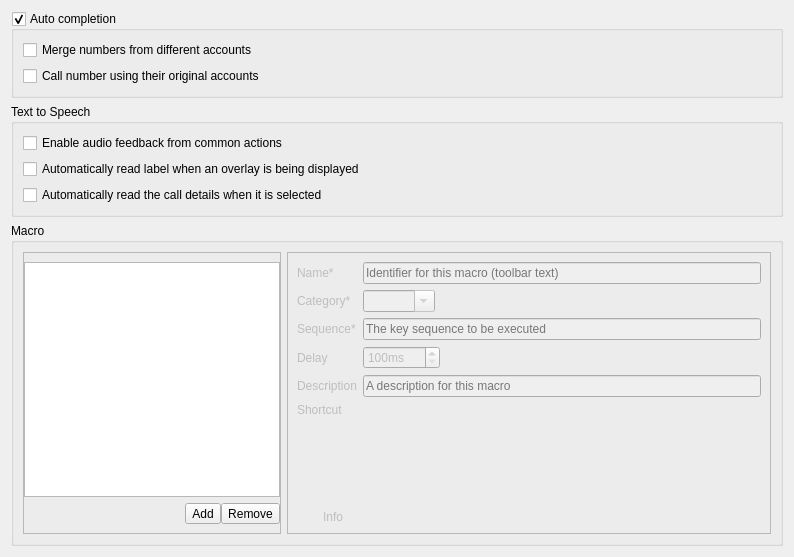
<?xml version="1.0" encoding="UTF-8"?>
<ui version="4.0">
 <class>DlgAccessibility</class>
 <widget class="QWidget" name="DlgAccessibility">
  <property name="geometry">
   <rect>
    <x>0</x>
    <y>0</y>
    <width>794</width>
    <height>557</height>
   </rect>
  </property>
  <property name="windowTitle">
   <string>Accessibility settings</string>
  </property>
  <layout class="QVBoxLayout" name="verticalLayout">
   <item>
    <widget class="QGroupBox" name="kcfg_enableAutoCompletion">
     <property name="title">
      <string>Auto completion</string>
     </property>
     <property name="checkable">
      <bool>true</bool>
     </property>
     <layout class="QVBoxLayout" name="verticalLayout_3">
      <item>
       <widget class="QCheckBox" name="kcfg_autoCompleteMergeNumbers">
        <property name="text">
         <string>Merge numbers from different accounts</string>
        </property>
       </widget>
      </item>
      <item>
       <widget class="QCheckBox" name="kcfg_autoCompleteUseAccount">
        <property name="text">
         <string>Call number using their original accounts</string>
        </property>
       </widget>
      </item>
     </layout>
    </widget>
   </item>
   <item>
    <widget class="QGroupBox" name="m_pT2SBG">
     <property name="title">
      <string>Text to Speech</string>
     </property>
     <layout class="QVBoxLayout" name="verticalLayout_2">
      <item>
       <widget class="QCheckBox" name="kcfg_enableVoiceFeedback">
        <property name="text">
         <string>Enable audio feedback from common actions</string>
        </property>
       </widget>
      </item>
      <item>
       <widget class="QCheckBox" name="kcfg_enableReadLabel">
        <property name="text">
         <string>Automatically read label when an overlay is being displayed</string>
        </property>
       </widget>
      </item>
      <item>
       <widget class="QCheckBox" name="kcfg_enableReadDetails">
        <property name="text">
         <string>Automatically read the call details when it is selected</string>
        </property>
       </widget>
      </item>
     </layout>
    </widget>
   </item>
   <item>
    <widget class="QGroupBox" name="groupBox">
     <property name="sizePolicy">
      <sizepolicy hsizetype="Preferred" vsizetype="Expanding">
       <horstretch>0</horstretch>
       <verstretch>0</verstretch>
      </sizepolicy>
     </property>
     <property name="title">
      <string>Macro</string>
     </property>
     <layout class="QHBoxLayout" name="horizontalLayout">
      <item>
       <widget class="QFrame" name="frame">
        <property name="sizePolicy">
         <sizepolicy hsizetype="Preferred" vsizetype="Expanding">
          <horstretch>0</horstretch>
          <verstretch>0</verstretch>
         </sizepolicy>
        </property>
        <property name="frameShape">
         <enum>QFrame::StyledPanel</enum>
        </property>
        <property name="frameShadow">
         <enum>QFrame::Raised</enum>
        </property>
        <layout class="QGridLayout" name="gridLayout_2">
         <property name="leftMargin">
          <number>0</number>
         </property>
         <property name="rightMargin">
          <number>0</number>
         </property>
         <property name="horizontalSpacing">
          <number>0</number>
         </property>
         <item row="1" column="2">
          <widget class="RightToolButton" name="m_pRemoveTB">
           <property name="text">
            <string>Remove</string>
           </property>
          </widget>
         </item>
         <item row="0" column="0" colspan="3">
          <widget class="CategorizedTreeView" name="m_pMacroListTV">
           <property name="indentation">
            <number>5</number>
           </property>
          </widget>
         </item>
         <item row="1" column="1">
          <widget class="LeftToolButton" name="m_pAddTB">
           <property name="text">
            <string>Add</string>
           </property>
          </widget>
         </item>
         <item row="1" column="0">
          <spacer name="horizontalSpacer">
           <property name="orientation">
            <enum>Qt::Horizontal</enum>
           </property>
           <property name="sizeHint" stdset="0">
            <size>
             <width>40</width>
             <height>20</height>
            </size>
           </property>
          </spacer>
         </item>
        </layout>
       </widget>
      </item>
      <item>
       <widget class="QFrame" name="m_pMacroFrm">
        <property name="enabled">
         <bool>false</bool>
        </property>
        <property name="sizePolicy">
         <sizepolicy hsizetype="Preferred" vsizetype="Expanding">
          <horstretch>2</horstretch>
          <verstretch>0</verstretch>
         </sizepolicy>
        </property>
        <property name="sizeIncrement">
         <size>
          <width>0</width>
          <height>0</height>
         </size>
        </property>
        <property name="frameShape">
         <enum>QFrame::StyledPanel</enum>
        </property>
        <property name="frameShadow">
         <enum>QFrame::Raised</enum>
        </property>
        <layout class="QGridLayout" name="gridLayout">
         <item row="2" column="0">
          <spacer name="verticalSpacer_2">
           <property name="orientation">
            <enum>Qt::Vertical</enum>
           </property>
           <property name="sizeHint" stdset="0">
            <size>
             <width>20</width>
             <height>40</height>
            </size>
           </property>
          </spacer>
         </item>
         <item row="3" column="0">
          <widget class="QLabel" name="m_pInfoIconL">
           <property name="sizePolicy">
            <sizepolicy hsizetype="Minimum" vsizetype="Preferred">
             <horstretch>0</horstretch>
             <verstretch>0</verstretch>
            </sizepolicy>
           </property>
           <property name="text">
            <string/>
           </property>
           <property name="alignment">
            <set>Qt::AlignLeading|Qt::AlignLeft|Qt::AlignTop</set>
           </property>
          </widget>
         </item>
         <item row="0" column="0" colspan="3">
          <layout class="QFormLayout" name="formLayout">
           <property name="fieldGrowthPolicy">
            <enum>QFormLayout::ExpandingFieldsGrow</enum>
           </property>
           <item row="0" column="0">
            <widget class="QLabel" name="m_pNameL">
             <property name="accessibleDescription">
              <string comment="Macro name"/>
             </property>
             <property name="text">
              <string>Name*</string>
             </property>
            </widget>
           </item>
           <item row="0" column="1">
            <widget class="KLineEdit" name="m_pNameLE">
             <property name="placeholderText">
              <string>Identifier for this macro (toolbar text)</string>
             </property>
             <property name="showClearButton" stdset="0">
              <bool>true</bool>
             </property>
            </widget>
           </item>
           <item row="1" column="0">
            <widget class="QLabel" name="m_pCategoryL">
             <property name="accessibleDescription">
              <string comment="Macro Category"/>
             </property>
             <property name="text">
              <string>Category*</string>
             </property>
            </widget>
           </item>
           <item row="1" column="1">
            <widget class="KComboBox" name="m_pCategoryCBB">
             <property name="editable">
              <bool>true</bool>
             </property>
            </widget>
           </item>
           <item row="2" column="0">
            <widget class="QLabel" name="m_mSequenceL">
             <property name="accessibleDescription">
              <string comment="Macro sequence"/>
             </property>
             <property name="text">
              <string>Sequence*</string>
             </property>
            </widget>
           </item>
           <item row="2" column="1">
            <widget class="KLineEdit" name="m_pSequenceLE">
             <property name="placeholderText">
              <string>The key sequence to be executed</string>
             </property>
             <property name="showClearButton" stdset="0">
              <bool>true</bool>
             </property>
            </widget>
           </item>
           <item row="3" column="0">
            <widget class="QLabel" name="m_pDelayL">
             <property name="accessibleDescription">
              <string comment="macro delay"/>
             </property>
             <property name="text">
              <string>Delay</string>
             </property>
            </widget>
           </item>
           <item row="3" column="1">
            <widget class="QSpinBox" name="m_pDelaySB">
             <property name="suffix">
              <string>ms</string>
             </property>
             <property name="minimum">
              <number>100</number>
             </property>
             <property name="maximum">
              <number>10000</number>
             </property>
            </widget>
           </item>
           <item row="4" column="0">
            <widget class="QLabel" name="m_pDescriptionL">
             <property name="accessibleDescription">
              <string comment="Macro deskcription"/>
             </property>
             <property name="text">
              <string>Description</string>
             </property>
            </widget>
           </item>
           <item row="4" column="1">
            <widget class="KLineEdit" name="m_pDescriptionLE">
             <property name="placeholderText">
              <string>A description for this macro</string>
             </property>
             <property name="showClearButton" stdset="0">
              <bool>true</bool>
             </property>
            </widget>
           </item>
           <item row="5" column="1">
            <widget class="KShortcutWidget" name="m_pShortcuts"/>
           </item>
           <item row="5" column="0">
            <layout class="QVBoxLayout" name="verticalLayout_4">
             <item>
              <spacer name="verticalSpacer">
               <property name="orientation">
                <enum>Qt::Vertical</enum>
               </property>
               <property name="sizeType">
                <enum>QSizePolicy::MinimumExpanding</enum>
               </property>
               <property name="sizeHint" stdset="0">
                <size>
                 <width>20</width>
                 <height>0</height>
                </size>
               </property>
              </spacer>
             </item>
             <item>
              <widget class="QLabel" name="label">
               <property name="text">
                <string>Shortcut</string>
               </property>
              </widget>
             </item>
             <item>
              <spacer name="verticalSpacer_3">
               <property name="orientation">
                <enum>Qt::Vertical</enum>
               </property>
               <property name="sizeType">
                <enum>QSizePolicy::MinimumExpanding</enum>
               </property>
               <property name="sizeHint" stdset="0">
                <size>
                 <width>20</width>
                 <height>0</height>
                </size>
               </property>
              </spacer>
             </item>
            </layout>
           </item>
          </layout>
         </item>
         <item row="3" column="1">
          <widget class="QLabel" name="m_pInfoL">
           <property name="sizePolicy">
            <sizepolicy hsizetype="Expanding" vsizetype="Minimum">
             <horstretch>0</horstretch>
             <verstretch>0</verstretch>
            </sizepolicy>
           </property>
           <property name="text">
            <string>Info</string>
           </property>
           <property name="alignment">
            <set>Qt::AlignLeading|Qt::AlignLeft|Qt::AlignTop</set>
           </property>
           <property name="wordWrap">
            <bool>true</bool>
           </property>
          </widget>
         </item>
        </layout>
       </widget>
      </item>
     </layout>
    </widget>
   </item>
  </layout>
 </widget>
 <customwidgets>
  <customwidget>
   <class>KComboBox</class>
   <extends>QComboBox</extends>
   <header>kcombobox.h</header>
  </customwidget>
  <customwidget>
   <class>KLineEdit</class>
   <extends>QLineEdit</extends>
   <header>klineedit.h</header>
  </customwidget>
  <customwidget>
   <class>KShortcutWidget</class>
   <extends>QWidget</extends>
   <header>kshortcutwidget.h</header>
  </customwidget>
  <customwidget>
   <class>LeftToolButton</class>
   <extends>QToolButton</extends>
   <header>widgets/groupedtoolbutton.h</header>
  </customwidget>
  <customwidget>
   <class>RightToolButton</class>
   <extends>QToolButton</extends>
   <header>widgets/groupedtoolbutton.h</header>
  </customwidget>
  <customwidget>
   <class>CategorizedTreeView</class>
   <extends>QTreeView</extends>
   <header location="global">widgets/categorizedtreeview.h</header>
  </customwidget>
 </customwidgets>
 <resources/>
 <connections>
  <connection>
   <sender>kcfg_enableAutoCompletion</sender>
   <signal>toggled(bool)</signal>
   <receiver>DlgAccessibility</receiver>
   <slot>changed()</slot>
   <hints>
    <hint type="sourcelabel">
     <x>446</x>
     <y>16</y>
    </hint>
    <hint type="destinationlabel">
     <x>794</x>
     <y>13</y>
    </hint>
   </hints>
  </connection>
  <connection>
   <sender>kcfg_autoCompleteMergeNumbers</sender>
   <signal>toggled(bool)</signal>
   <receiver>DlgAccessibility</receiver>
   <slot>changed()</slot>
   <hints>
    <hint type="sourcelabel">
     <x>242</x>
     <y>45</y>
    </hint>
    <hint type="destinationlabel">
     <x>792</x>
     <y>42</y>
    </hint>
   </hints>
  </connection>
  <connection>
   <sender>kcfg_autoCompleteUseAccount</sender>
   <signal>toggled(bool)</signal>
   <receiver>DlgAccessibility</receiver>
   <slot>changed()</slot>
   <hints>
    <hint type="sourcelabel">
     <x>247</x>
     <y>70</y>
    </hint>
    <hint type="destinationlabel">
     <x>795</x>
     <y>72</y>
    </hint>
   </hints>
  </connection>
  <connection>
   <sender>kcfg_enableVoiceFeedback</sender>
   <signal>toggled(bool)</signal>
   <receiver>DlgAccessibility</receiver>
   <slot>changed()</slot>
   <hints>
    <hint type="sourcelabel">
     <x>265</x>
     <y>139</y>
    </hint>
    <hint type="destinationlabel">
     <x>798</x>
     <y>116</y>
    </hint>
   </hints>
  </connection>
  <connection>
   <sender>kcfg_enableReadLabel</sender>
   <signal>toggled(bool)</signal>
   <receiver>DlgAccessibility</receiver>
   <slot>changed()</slot>
   <hints>
    <hint type="sourcelabel">
     <x>348</x>
     <y>157</y>
    </hint>
    <hint type="destinationlabel">
     <x>798</x>
     <y>148</y>
    </hint>
   </hints>
  </connection>
  <connection>
   <sender>kcfg_enableReadDetails</sender>
   <signal>toggled(bool)</signal>
   <receiver>DlgAccessibility</receiver>
   <slot>changed()</slot>
   <hints>
    <hint type="sourcelabel">
     <x>321</x>
     <y>190</y>
    </hint>
    <hint type="destinationlabel">
     <x>797</x>
     <y>179</y>
    </hint>
   </hints>
  </connection>
 </connections>
 <slots>
  <slot>changed()</slot>
 </slots>
</ui>
